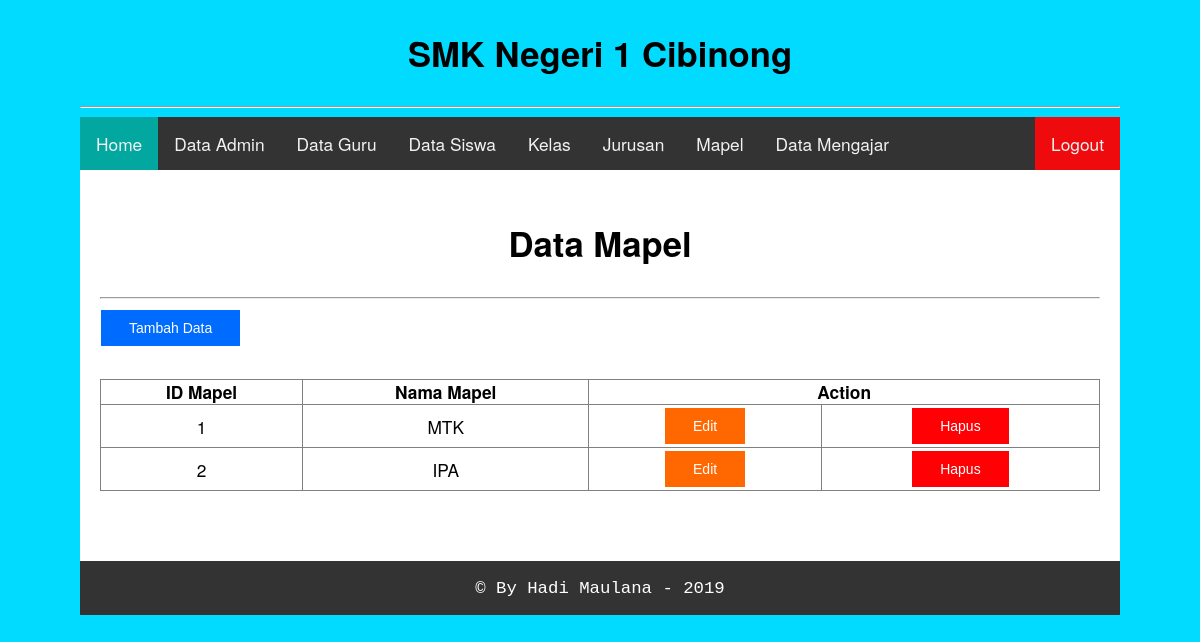
Page /page/admin/mapel.php (signed in) on the committed database.
### tables this page shows
CREATE TABLE IF NOT EXISTS `mapel` (
  `id_mapel` int(10) NOT NULL AUTO_INCREMENT,
  `nama_mapel` varchar(10) NOT NULL,
  PRIMARY KEY (`id_mapel`)
);

### db/config.php (called while the page is built, shortened)
<?php
class database{
  function tampil($table){
    $q = mysql_query("SELECT * FROM $table");
    $result = array();
    while ($d = mysql_fetch_assoc($q)) {
      $result[] = $d;
    }
    return $result;
  }
}
 ?>

### page/admin/mapel.php (the view, shortened to what this page needs)
<?php session_start();
if($_SESSION && $_SESSION['login'] == "admin"){
?>
<?php
require_once('../../db/config.php');
require_once('assets/header.php');
$db = new database();
?>
<div class="content">
  <div class="content-font">
    <center>
      <h1>Data Mapel</h1></center><hr>
      <a href="mapel_form.php"><button class="button">Tambah Data</button></a><br><br>
      <table border="1" width="100%">
        <tr>
          <th>ID Mapel</th>
          <th>Nama Mapel</th>
          <th colspan="2">Action</th>
        </tr>
          <?php foreach ($db->tampil('mapel') as $d) { ?>
            <tr style="text-align: center;">
              <td><?php echo $d['id_mapel'] ?></td>
              <td><?php echo $d['nama_mapel'] ?></td>
              <td>
                <form class="" action="mapel_form.php" method="post">
                  <input type="submit" name="edit" value="Edit" class="button button1">
                </form>
              </td>
              <td>
                <form class="" action="action/mapel_act.php" method="post">
                  <input type="submit" name="hapus" value="Hapus" class="button button2">
                </form>
              </td>
            </tr>
          <?php } ?>
      </table>
  </div>
</div>
<?php
require_once('assets/footer.php');
?>
<?php }else{
  header("location: ../../index.php");
} ?>

### page/admin/assets/css/style.css (style rules this page uses)
body { font: 13pt 'trebuchet ms'; }
.content { background: #fff; width: 100%; height: auto; float: left; }
.content-font { padding: 20px; margin-bottom: 50px; }
body { background-position: center; background-repeat: no-repeat; background-size: cover; font-family: Gotham, Helvetica Neue, Helvetica, Arial," sans-serif"; margin: auto; padding-left: 80px; padding-right: 80px; }
.button { background-color: #006CFF; border: none; color: white; padding: 10px 28px; text-align: center; text-decoration: none; display: inline-block; font-size: 14px; margin: 3px 1px; cursor: pointer; }
.button1 { background-color: #FF6700; }
.button2 { background-color: #FF0004; }
h1, h2, h3, h4, h5 { padding: 5px; }
table { margin-top: 5px; border-spacing: 0; border-collapse: collapse; }
td, th { padding: 0; }

### rows in the picture
mapel: id_mapel "1", nama_mapel "MTK"
mapel: id_mapel "2", nama_mapel "IPA"
